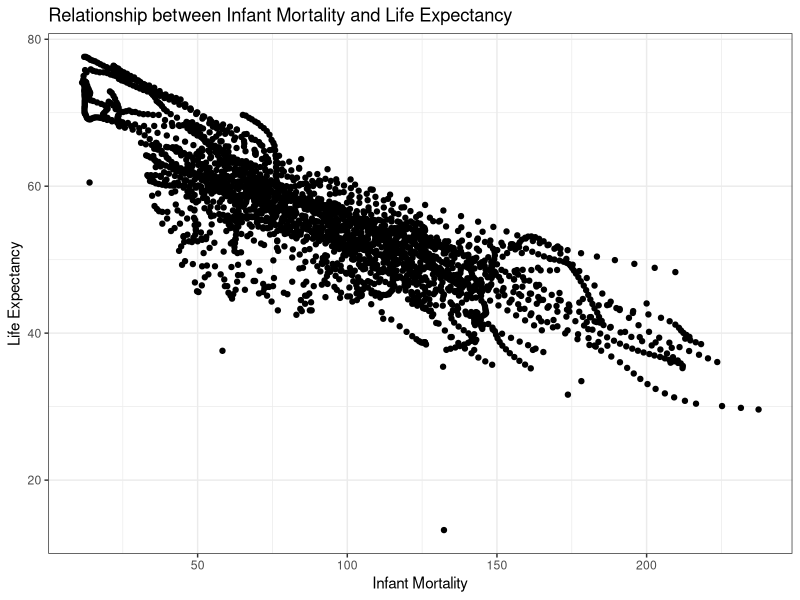
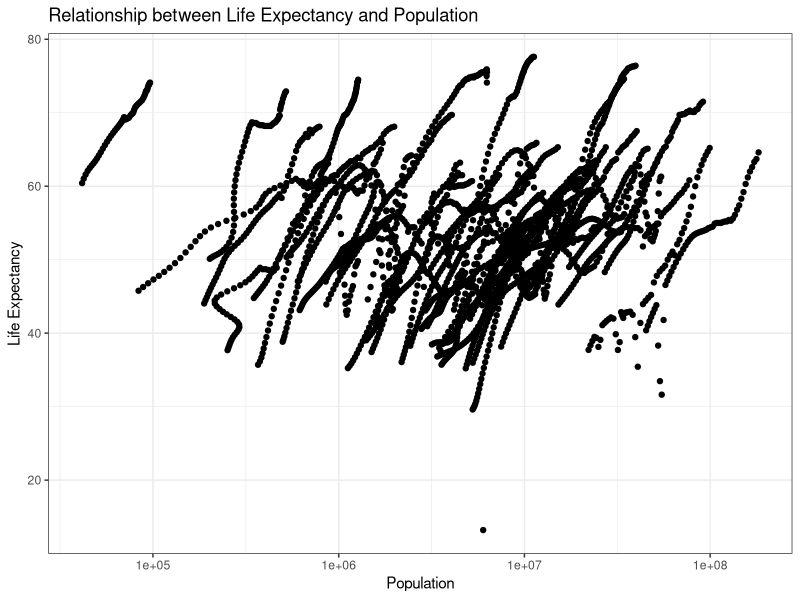
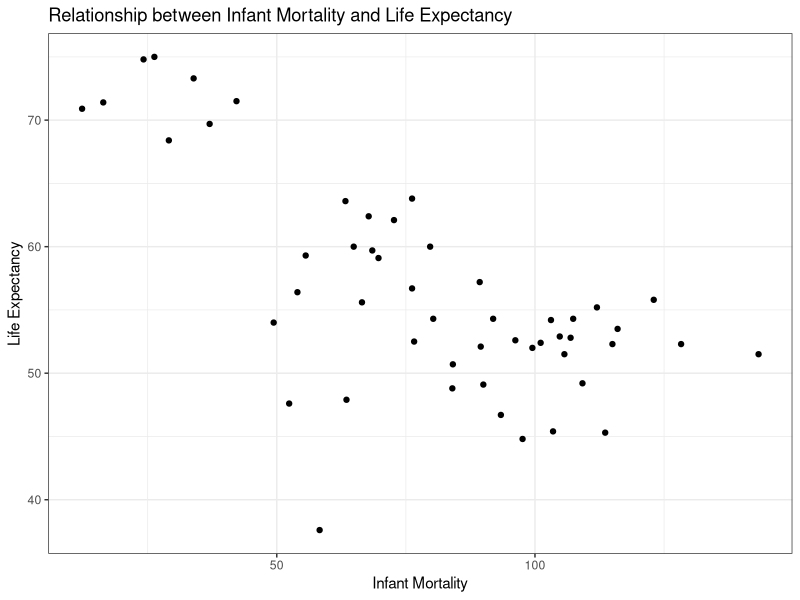
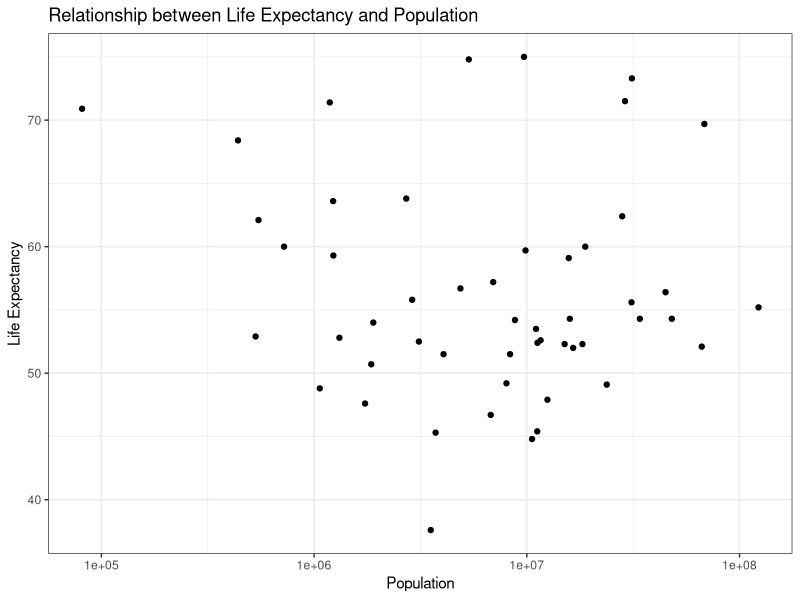
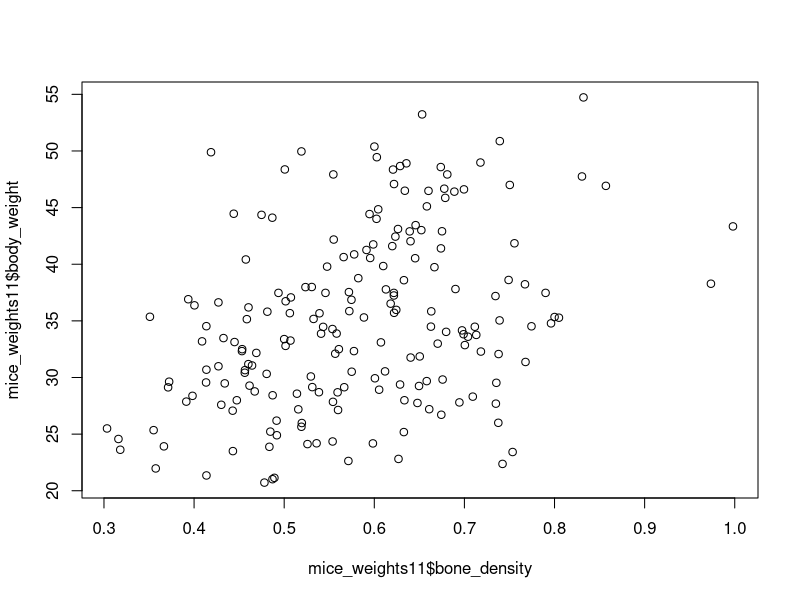
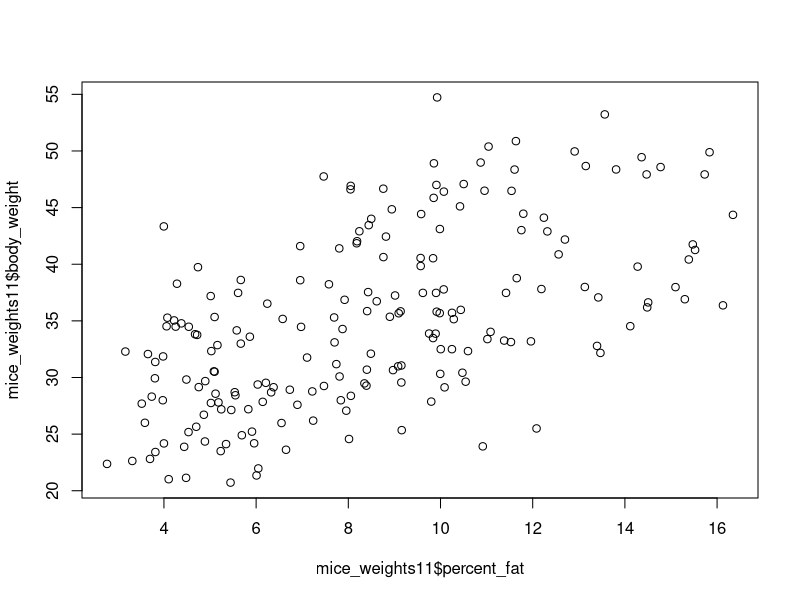

These charts were generated, in order, by the following R code:
## ---- chunk 1
library(dslabs) #loading dslabs to access gapminder
library(dplyr) #loading to follow tidyverse
library(ggplot2) #loading to create plots
help("gapminder") #help file for gapminder data
## ---- chunk 2
str(gapminder) #data structure
## ---- chunk 3
summary(gapminder) #data summary
## ---- chunk 4
class(gapminder) #type of object
## ---- chunk 5
africadata = gapminder %>% #using pipe to pass data to filter function
  filter(continent == "Africa")

## ---- chunk 6
str(africadata)
## ---- chunk 7
summary(africadata)
## ---- chunk 8
ad_mortality = africadata %>% #Creating new object using the filtered data set from gapminder
  select(infant_mortality, life_expectancy) #selecting only the columns we need
## ---- chunk 9
ad_population = africadata %>% 
  select(population, life_expectancy) 
## ---- chunk 10
str(ad_mortality)
## ---- chunk 11
summary(ad_mortality)
## ---- chunk 12
str(ad_population)
## ---- chunk 13
summary(ad_population)
## ---- chunk 14
ggplot(ad_mortality, aes(x = infant_mortality, y = life_expectancy)) + 
  geom_point() + #to create scatterplot
  labs(title = "Relationship between Infant Mortality and Life Expectancy", x = "Infant Mortality", y = "Life Expectancy") +
  theme_bw() #selecting a theme
## ---- chunk 15
ggplot(ad_population, aes(x = population, y = life_expectancy)) + 
  geom_point() +
  labs(title = "Relationship between Life Expectancy and Population", x = "Population", y = "Life Expectancy") +
  scale_x_log10() + #setting log scale
  theme_bw() #selecting a theme
## ---- chunk 16
na_finder = africadata %>% 
  group_by(year) %>% #grouping by year
  summarize(missing_im = sum(is.na(infant_mortality))) #creating a new variable that adds all the NA in infant mortality
## ---- chunk 17
africa2000 = africadata %>% 
  filter(year == 2000) #filtering by year 2000 in the african data dataset
## ---- chunk 18
summary(africa2000)
## ---- chunk 19
str(africa2000)
## ---- chunk 20
ggplot(africa2000, aes(x = infant_mortality, y = life_expectancy)) + 
  geom_point() + #to create scatterplot
  labs(title = "Relationship between Infant Mortality and Life Expectancy", x = "Infant Mortality", y = "Life Expectancy") +
  theme_bw()
## ---- chunk 21
ggplot(africa2000, aes(x = population, y = life_expectancy)) + 
  geom_point() +
  labs(title = "Relationship between Life Expectancy and Population", x = "Population", y = "Life Expectancy") +
  scale_x_log10() + #setting log scale
  theme_bw()
## ---- chunk 22
lm1= lm(life_expectancy~infant_mortality, data = africa2000)

## ---- chunk 23
summary(lm1)
## ---- chunk 24
lm2= lm(life_expectancy~population, data = africa2000)
## ---- chunk 25
summary(lm2)
## ---- chunk 26
# Get an understanding of the structure of the data
str(mice_weights)
## ---- chunk 27
# Get summary statistics
summary(mice_weights)
## ---- chunk 28
# Finding which generation had the most observations
mice_weights %>% count(gen)
## ---- chunk 29
# Filtering for only the generation with the most observations (11)
mice_weights11 <- mice_weights %>% filter(gen==11)
## ---- chunk 30
# Plotting the weight against bone density.
plot(mice_weights11$bone_density, mice_weights11$body_weight)
## ---- chunk 31
# Plotting the weight against the percent fat
plot(mice_weights11$percent_fat, mice_weights11$body_weight)
## ---- chunk 32
# Creating a linear model for weight by bone density
m1 <- lm(body_weight ~ bone_density, data = mice_weights11)

# Creating a linear model for weight by percent fat
m2 <- lm(body_weight ~ percent_fat, data = mice_weights11)
## ---- chunk 33
# Summary of the weight by bone density model
summary(m1)
## ---- chunk 34
# Summary of the weight by percent fat model
summary(m2)
